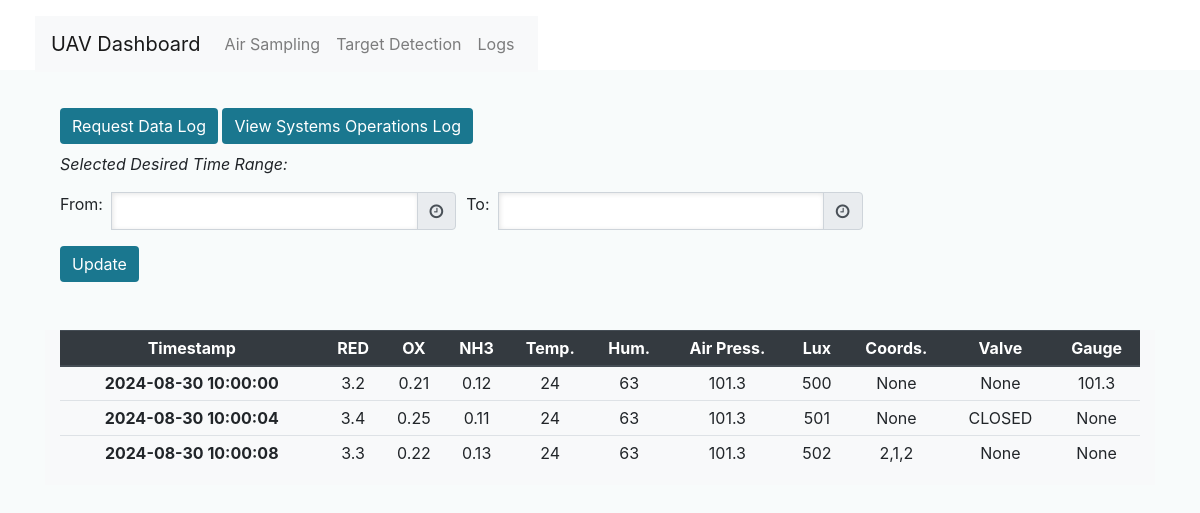
/data_logs, run on an earlier commit of the app's database.
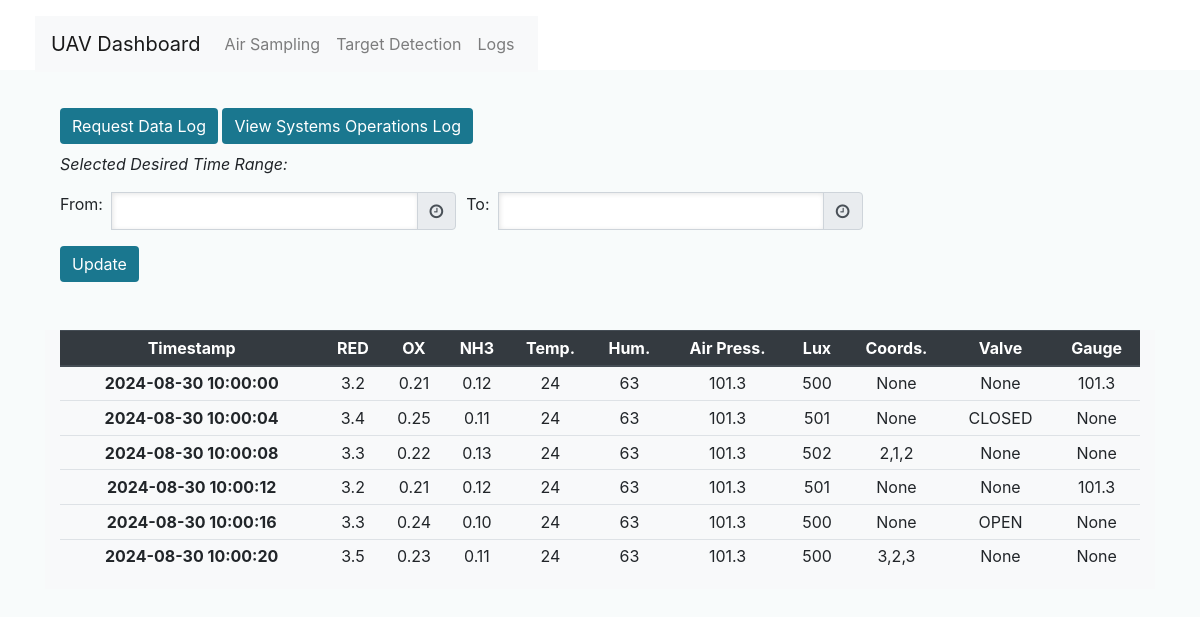
And on a later commit of the database.
### dashboard/models.py (models this page shows)
class DataModel(db.Model):
    __tablename__ = 'data'
    id = db.Column(db.Integer, primary_key=True, nullable=False)
    timestamp = db.Column(db.DateTime, nullable=False)
    reducing_gases = db.Column(db.String, nullable=True)
    oxidising_gases = db.Column(db.String, nullable=True)
    ammonia_gases = db.Column(db.String, nullable=True)
    temperature = db.Column(db.String, nullable=True)
    humidity = db.Column(db.String, nullable=True)
    air_pressure = db.Column(db.String, nullable=True)
    lux = db.Column(db.String, nullable=True)
    coordinates = db.Column(db.String, nullable=True)
    valve = db.Column(db.String, nullable=True)
    gauge = db.Column(db.String, nullable=True)

### dashboard/views.py (the view)
@bp.route('/data_logs', methods=['GET', 'POST'])
def data_logs():
    data = db.session.query(DataModel)
    return render_template('data_logs.html', data=data)

### dashboard/templates/data_logs.html (shortened to what this page needs)
{% extends 'base.html' %}
{% block head %}
<link rel="stylesheet" href="/static/css/index.css?nocache={timestamp}" type="text/css">
{% endblock %}
{% block content %}
<section>
    <div class="container">
        <div class="row mt-2">
            <div class="col-9">
                <a class="btn btn-primary" href="/data_logs" role="button">Request Data Log</a>
                <a class="btn btn-primary" href="/system_logs" role="button">View Systems Operations Log</a>
                <p class="font-italic pt-2">Selected Desired Time Range:</p>
                <form>
                  <div class="form-row">
                    <div class="form-group col-md-6">
                        <div class="input-group date" id="datetimepicker1" data-target-input="nearest">
                            <label for="datetimepicker1" class="mr-2">From:  </label>
                            <input type="text" class="form-control datetimepicker-input" data-target="#datetimepicker1"/>
                            <div class="input-group-append" data-target="#datetimepicker1" data-toggle="datetimepicker">
                                <div class="input-group-text"><i class="fa fa-clock-o"></i></div>
                            </div>
                        </div>
                    </div>
                    <div class="form-group col-md-6">
                        <div class="input-group date" id="datetimepicker2" data-target-input="nearest">
                            <label for="datetimepicker2" class="mr-2">To:  </label>
                            <input type="text" class="form-control datetimepicker-input" data-target="#datetimepicker2"/>
                            <div class="input-group-append" data-target="#datetimepicker2" data-toggle="datetimepicker">
                                <div class="input-group-text"><i class="fa fa-clock-o"></i></div>
                            </div>
                        </div>
                    </div>
                  </div>
                  <button type="submit" class="btn btn-primary">Update</button>
                </form>
            </div>
        </div>
        <div class="row mt-5">
            <div class="col bg-light text-center ">
                <table class="table table-sm">
                  <thead class="thead-dark">
                    <tr>
                        <th scope="col">Timestamp</th>
                        <th scope="col">RED</th>
                        <th scope="col">OX</th>
                        <th scope="col">NH3</th>
                        <th scope="col">Temp.</th>
                        <th scope="col">Hum.</th>
                        <th scope="col">Air Press.</th>
                        <th scope="col">Lux</th>
                        <th scope="col">Coords.</th>
                        <th scope="col">Valve</th>
                        <th scope="col">Gauge</th>
                    </tr>
                  </thead>
                  <tbody>
                  {% for row in data %}
                    <tr>
                        <th scope="row">{{ data[loop.index0].timestamp }}</th>
                        <td>{{ data[loop.index0].reducing_gases }}</td>
                        <td>{{ data[loop.index0].oxidising_gases }}</td>
                        <td>{{ data[loop.index0].ammonia_gases }}</td>
                        <td>{{ data[loop.index0].temperature }}</td>
                        <td>{{ data[loop.index0].humidity }}</td>
                        <td>{{ data[loop.index0].air_pressure }}</td>
                        <td>{{ data[loop.index0].lux }}</td>
                        <td>{{ data[loop.index0].coordinates }}</td>
                        <td>{{ data[loop.index0].valve }}</td>
                        <td>{{ data[loop.index0].gauge }}</td>
                    </tr>
                  {% endfor %}
                  </tbody>
                </table>
            </div>
        </div>
    </div>
</section>
{% endblock %}

### dashboard/templates/base.html (shortened to what this page needs)
<!doctype html>
<html lang="en">
<head>
  <link rel="stylesheet" href="https://stackpath.bootstrapcdn.com/bootstrap/4.4.1/css/bootstrap.min.css"
>
  <link rel="stylesheet" href="/static/css/base.css">
  <link rel="stylesheet" href="https://cdnjs.cloudflare.com/ajax/libs/tempusdominus-bootstrap-4/5.39.0/css/tempusdominus-bootstrap-4.min.css" />
  <link href="http://cdnjs.cloudflare.com/ajax/libs/font-awesome/4.3.0/css/font-awesome.css" rel="stylesheet"  type='text/css'>
  {% block head %}
  {% endblock %}
</head>
<body>
  <header>
    <div class="container">
      <div class="headerContentsWrapper">
            <nav class="navbar navbar-expand-lg navbar-light bg-light">
              <a class="navbar-brand" href="/">UAV Dashboard</a>
              <div class="collapse navbar-collapse" id="navbarNavAltMarkup">
                <div class="navbar-nav">
                  <a class="nav-item nav-link" href="/">Air Sampling</a>
                  <a class="nav-item nav-link" href="/target_detection">Target Detection</a>
                  <a class="nav-item nav-link" href="/data_logs">Logs</a>
                </div>
              </div>
            </nav>
      </div>
    </div>
  </header>
  <div class="container">
    {% block content %}
    {% endblock %}
  </div>
</body>
</html>

### dashboard/static/css/base.css (style rules this page uses)
* { flex-shrink: 0; flex-grow: 0; }
body { background: #F8FBFB; overflow-x: hidden; }
header { height: 70px; background: #ffffff; padding: 16px 0 16px 0; }
section { padding: 30px 0 30px 0; }
header .headerContentsWrapper { display: flex; width: 100%; flex-direction: row; margin: 0 -10px 0 -10px; }
input, textarea { background: #fff; border-radius: 4px; min-height: 36px; width: 100%; box-shadow: inset 1px 1px 5px rgba(0, 0, 0, 0.11); border: none; display: block; padding: 12px 16px; outline-color: #68a9b8; }
.btn { background: #1A778F; color: #fff; border: none; }
.row { justify-content: left; }

What changed in the data, as far as the page shows it:
added DataModel: timestamp "2024-08-30 10:00:12", reducing_gases "3.2", oxidising_gases "0.21", ammonia_gases "0.12", temperature "24", humidity "63", air_pressure "101.3", lux "501", coordinates "None", valve "None", gauge "101.3"
added DataModel: timestamp "2024-08-30 10:00:16", reducing_gases "3.3", oxidising_gases "0.24", ammonia_gases "0.10", temperature "24", humidity "63", air_pressure "101.3", lux "500", coordinates "None", valve "OPEN", gauge "None"
added DataModel: timestamp "2024-08-30 10:00:20", reducing_gases "3.5", oxidising_gases "0.23", ammonia_gases "0.11", temperature "24", humidity "63", air_pressure "101.3", lux "500", coordinates "3,2,3", valve "None", gauge "None"
